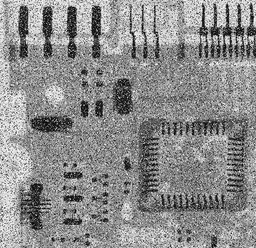
#> input picture lab6/Q6_1_4.tiff, 256 x 248 px, shrunk from 455 x 440 before the run
$ python adaptive_median.py
#> lines starting #> are read from the running program, lines starting #| are printed output that depends on the picture
import numpy as np
from PIL import Image
from matplotlib import pyplot as plt

Q6_1_4 = np.array(Image.open("Q6_1_4.tiff"))
#> Q6_1_4 is the input picture: shape (248, 256); min 0, max 255, mean 140.1


# %% adaptive median filtering method
def adaptive_median(img_raw, s: int = 7):
    # start from window size of one, that is the pixel itself
#> called with s = 3
    n = 1
    m = (n - 1) // 2
    row, col = img_raw.shape
#> row = 248; col = 256

    def window():
        """
        :return: if out of bound or reaching the , return None, if not return the window
        """
        if i - m >= 0 and i + m <= row and j - m >= 0 and j + m <= col and n <= s:
            return img_raw[i - m:i + m + 1, j - m:j + m + 1]

    img_out = np.zeros((row, col))

    for i in range(row):
        for j in range(col):

            # initialize the window and the values in stage A, by initialization the window is single pixel

            # reload default window size
            n = 1
            m = (n - 1) // 2

            img_tmp = window()
            a1 = np.median(img_tmp) - np.min(img_tmp)
            a2 = np.median(img_tmp) - np.max(img_tmp)

            # while the window is valid and the requirement tof going stage B is not satisfied, keep looping in stage A
            while img_tmp is not None and not (a1 > 0 and a2 < 0):
                n += 2
                m = (n - 1) // 2
                img_tmp = window()

            # when out of bound, or reaching the maximum windows size, or stage B is available
            # recover the window size to the last one
            n -= 2
            m = (n - 1) // 2
            img_tmp = window()  # get the window

            if a1 > 0 and a2 < 0:  # when stage B is available
                b1 = img_raw[i, j] - np.min(img_tmp)
                b2 = img_raw[i, j] - np.max(img_tmp)
                if b1 > 0 and b2 < 0:
                    img_out[i, j] = img_raw[i, j]
            #     another possible case is combined below
            else:  # stage B is not available, the exit of while loop is due to reaching the max possible window size
                img_out[i, j] = np.median(img_tmp)
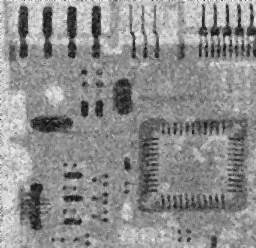
#> img_out: shape (248, 256) float64; min 17, max 254, mean 141.4


    return img_out.astype(np.uint8)


# %% adaptive filtering test
Q6_1_4_a3 = adaptive_median(Q6_1_4, s=3)
Q6_1_4_a5 = adaptive_median(Q6_1_4, s=5)
#> call 2 of adaptive_median, with s = 5
#> after the loop in adaptive_median (call 2), `for i in range(row):`:
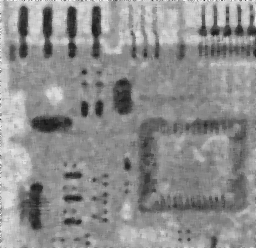
#> img_out: shape (248, 256) float64; min 22, max 254, mean 142.1
Q6_1_4_a7 = adaptive_median(Q6_1_4, s=7)
#> call 3 of adaptive_median, with s = 7
#> after the loop in adaptive_median (call 3), `for i in range(row):`:
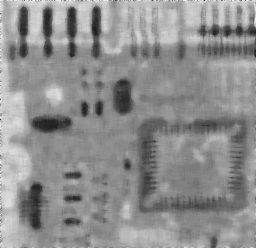
#> img_out: shape (248, 256) float64; min 28, max 254, mean 142.5

plt.figure(figsize=(6.4, 7.2))
plt.subplot(221)
plt.title('Raw Q6_1_4.tiff')
plt.imshow(Q6_1_4, cmap='gray')
plt.subplot(222)
plt.title('Adaptive median filtered\nwith maximum window size $s=3$')
plt.imshow(Q6_1_4_a3, cmap='gray')
plt.subplot(223)
plt.title('Adaptive median filtered\nwith maximum window size $s=5$')
plt.imshow(Q6_1_4_a5, cmap='gray')
plt.subplot(224)
plt.title('Adaptive median filtered\nwith maximum window size $s=7$')
plt.imshow(Q6_1_4_a7, cmap='gray')
plt.savefig('Q6_1_4_a.png')
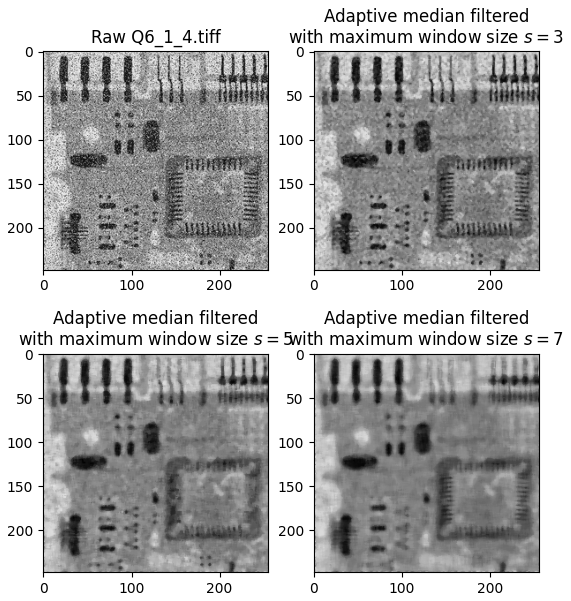
#> figure drawn by matplotlib, 4 panels
plt.show()
